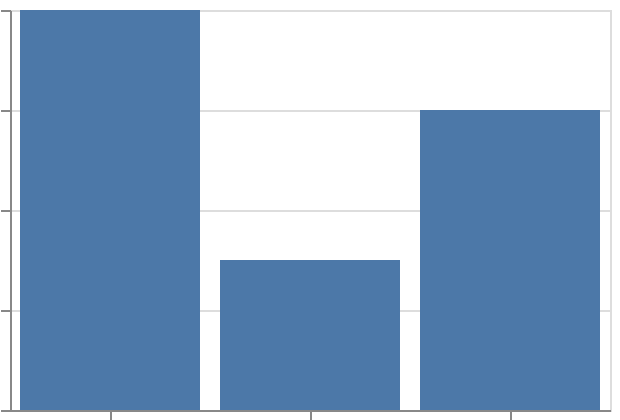

The Vega-Lite source for this figure:
### Vega-Lite specification from a JSON file in a GitHub repository (floating-point values rounded to 4 significant figures)
{"$schema": "https://vega.github.io/schema/vega-lite/v6.json", "padding": 5, "autosize": "none", "width": 300, "height": 200, "data": {"name": "table", "values": [{"c": "A", "g": "p", "x": 1, "y": 2, "v": 5, "t": "2024-01-15", "o": {"v": 3}, "IMDB Rating": 6.1, "d": "x1"}, {"c": "B", "g": "q", "x": 2, "y": 4, "v": 9, "t": "2024-02-20", "o": {"v": 7}, "IMDB Rating": 7.4, "d": "x2"}, {"c": "A", "g": "q", "x": 3, "y": 3, "v": 2, "t": "2024-03-05", "o": {"v": 1}, "IMDB Rating": 5.2, "d": "x1"}, {"c": "C", "g": "p", "x": 4, "y": 6, "v": 7, "t": "2024-05-30", "o": {"v": 4}, "IMDB Rating": 8.8, "d": "x3"}, {"c": "B", "g": "p", "x": 5, "y": 5, "v": 4, "t": "2024-07-11", "o": {"v": 9}, "IMDB Rating": 6.9, "d": "x2"}, {"c": "C", "g": "q", "x": 6, "y": 8, "v": 6, "t": "2024-09-02", "o": {"v": 2}, "IMDB Rating": 7.7, "d": "x3"}, {"c": "A", "g": "p", "x": 7, "y": 7, "v": 8, "t": "2024-11-25", "o": {"v": 5}, "IMDB Rating": 4.4, "d": "x1"}, {"c": "B", "g": "q", "x": 8, "y": 9, "v": 3, "t": "2024-12-31", "o": {"v": 8}, "IMDB Rating": 9.1, "d": "x2"}]}, "mark": "bar", "encoding": {"x": {"field": "c", "type": "nominal"}, "y": {"field": "v", "type": "quantitative", "aggregate": {"argmax": "x"}}}}
